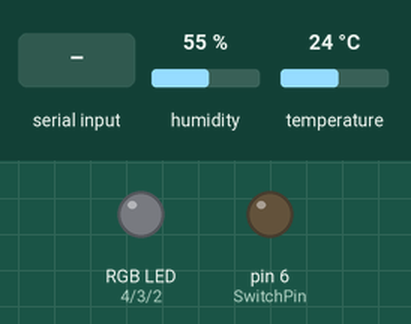
The sketch below on a simulated Arduino Uno, built with avr-gcc and run on an emulated ATmega328P. Parts: an RGB LED mixed from three pins (HIGH = lit), output pins drawn as LEDs (lit = HIGH). Inputs (shaded band) come from the test bench; at power-on: humidity 55 %, temperature 24 °C. Dim RGB values are drawn brighter than linear; what the sketch prints to the serial monitor is not drawn.

Above: at 0.17 s.
1.3 s: "R" received over Serial
At 1.5 s:
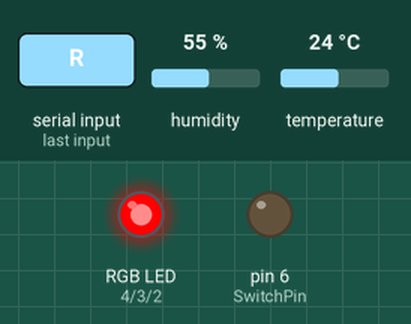
4.3 s: "T" received over Serial
At 7.0 s:
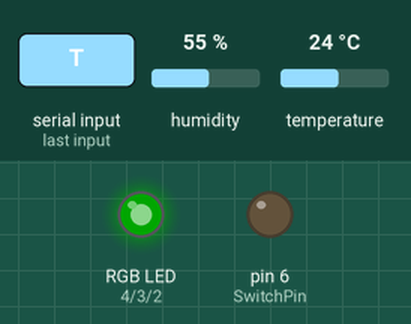
7.3 s: "G" received over Serial
10.3 s: "H" received over Serial
At 13.0 s:
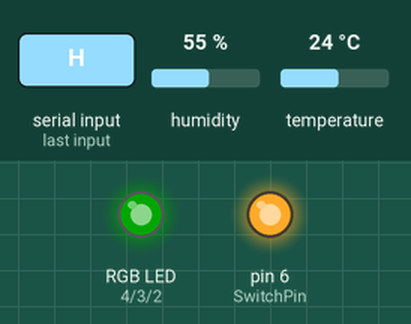
13.3 s: "B" received over Serial
At 13.47 s:
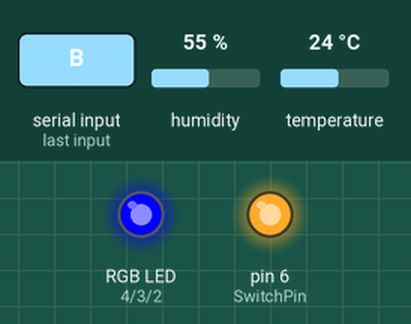
16.3 s: "!" received over Serial
Timing chart, 0 to 20.3 s (numbered marks = the images above; inputs shaded):
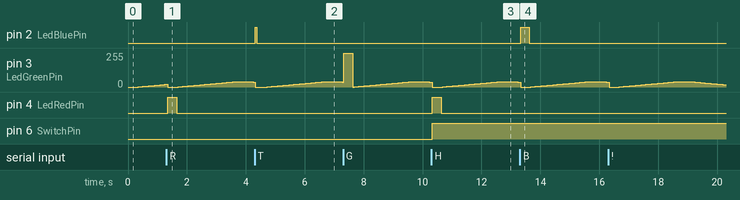

The sketch:

RGBLed.ino
```cpp
#include <dht11.h>

int DHTPin = 5;
int LedRedPin = 4;
int LedGreenPin = 3;
int LedBluePin = 2;
int SwitchPin = 6;

dht11 DHT11;
char buffer;
int connectStatus = 0;
int freeCount = 0;
String validChar = "RGBLPTHW!";

void setup(){
     Serial.begin(9600);

     pinMode(LedRedPin, OUTPUT);
     pinMode(LedGreenPin, OUTPUT);
     pinMode(LedBluePin, OUTPUT);
     pinMode(SwitchPin, OUTPUT);

     connectStatus = 0;
}

void loop()
{
  if (Serial)
  {
     if (connectStatus == 0)
     {
       int waitCount = 0;
       Serial.print("A");

       while (waitCount < 3)
       {
         if (Serial.available())
         {
           buffer = Serial.read();
           if (buffer == 'A')
           {
             LedRGB(0,255,255);
             delay(300);
             LedRGB(0,0,0);
             connectStatus = 1;
             return;
           }
         }
         delay(100);
         waitCount++;
       }

       LedFade(1);
     }

    if (Serial.available())
    {
       freeCount = 0;
       buffer = Serial.read();

       if (validChar.indexOf(buffer) >= 0)
       {
         if (buffer == '!')
         {
           LedRGB(0,0,0);
         }
         else if (buffer == 'R')
         {
           LedRGB(255,0,0);
         }
         else if (buffer == 'G')
         {
           LedRGB(0,255,0);
         }
         else if (buffer == 'B')
         {
           LedRGB(0,0,255);
         }
         else if (buffer == 'P')
         {
           LedFade(5);
         }
         else if (buffer == 'T')
         {
           int hum = (int)DHT11.humidity;
           int tem = (int)DHT11.temperature;
           int smk = analogRead(0);
           char buf[255] = { 0 };
           DHT11.read(DHTPin);
           sprintf(buf, "H%.2dT%.2dS%d|", hum, tem, smk);

           Serial.print(buf);
           if ((hum == 0 && tem == 0) && smk == 0)
           {
             LedRGB(255,0,0);
           }
           else
           {
             LedRGB(0,0,255);
           }

           delay(50);
           LedRGB(0,0,0);

           Serial.print(buf);
         }
         else if (buffer == 'H')
         {
           LedRGB(255,0,0);
           digitalWrite(SwitchPin, HIGH);
         }
         else if (buffer == 'W')
         {
           LedRGB(0,0,0);
           digitalWrite(SwitchPin, LOW);
         }

         Serial.print("O");
       }
       else
       {
         Serial.print("E");
       }
    }
    else
    {
      if (freeCount >= 10)
      {
        LedFade(1);
      }
      else
      {
        freeCount++;
        LoopInActive(1);
      }
    }
  }
  else
  {
     LedFade(1);
     connectStatus = 0;
  }
}

void LedFade(int fadeSpeed)
{
  LedRGB(0,0,0);

  for(int fadeValue = 0; fadeValue <= 40; fadeValue += fadeSpeed) {
    if (Serial.available()) return;
    analogWrite(LedGreenPin, fadeValue);
    delay(50);
  }
  delay(400);

  for(int fadeValue = 40 ; fadeValue >= 0; fadeValue -= fadeSpeed) {
    if (Serial.available()) return;
    analogWrite(LedGreenPin, fadeValue);
    delay(50);
  }
  delay(800);
}

void LoopInActive(int seconds)
{
  for(int rounds = 0 ; rounds < seconds * 100; rounds++)
  {
    if (Serial.available()) return;

    delay(10);
  }
}

void LedRGB(int R, int G, int B)
{
    analogWrite(LedRedPin, R);
    analogWrite(LedGreenPin, G);
    analogWrite(LedBluePin, B);
}
```

Measured:
- after the input at 1.3 s, pin 4 (LedRedPin): LOW → HIGH after 0.05 s, → LOW 0.30 s later
- after the input at 4.3 s, pin 2 (LedBluePin): LOW → HIGH at once, → LOW 0.05 s later
- after the input at 10.3 s, pin 4 (LedRedPin): LOW → HIGH at once, → LOW 0.30 s later; pin 6 (SwitchPin): LOW → HIGH at once
- after the input at 13.3 s, pin 2 (LedBluePin): LOW → HIGH at once, → LOW 0.30 s later
